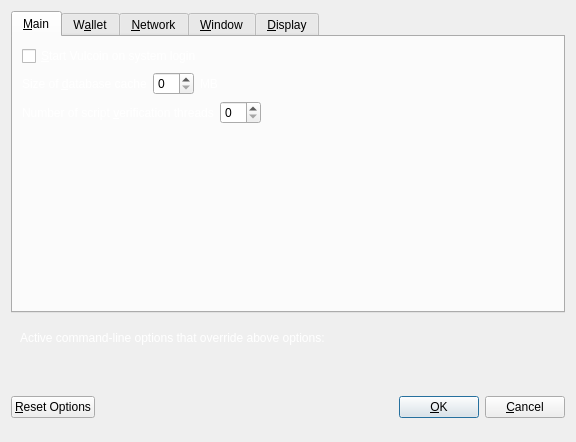
<?xml version="1.0" encoding="UTF-8"?>
<ui version="4.0">
 <class>OptionsDialog</class>
 <widget class="QDialog" name="OptionsDialog">
  <property name="geometry">
   <rect>
    <x>0</x>
    <y>0</y>
    <width>576</width>
    <height>442</height>
   </rect>
  </property>
  <property name="windowTitle">
   <string>Options</string>
  </property>
  <property name="modal">
   <bool>true</bool>
  </property>
  <layout class="QVBoxLayout" name="verticalLayout">
   <item>
    <widget class="QTabWidget" name="tabWidget">
     <property name="currentIndex">
      <number>0</number>
     </property>
     <widget class="QWidget" name="tabMain">
      <attribute name="title">
       <string>&amp;Main</string>
      </attribute>
      <layout class="QVBoxLayout" name="verticalLayout_Main">
       <item>
        <widget class="QCheckBox" name="bitcoinAtStartup">
         <property name="toolTip">
          <string>Automatically start Vulcoin after logging in to the system.</string>
         </property>
         <property name="styleSheet">
          <string notr="true">color:#fff;</string>
         </property>
         <property name="text">
          <string>&amp;Start Vulcoin on system login</string>
         </property>
        </widget>
       </item>
       <item>
        <layout class="QHBoxLayout" name="horizontalLayout_2_Main">
         <item>
          <widget class="QLabel" name="databaseCacheLabel">
           <property name="styleSheet">
            <string notr="true">color:#fff;</string>
           </property>
           <property name="text">
            <string>Size of &amp;database cache</string>
           </property>
           <property name="textFormat">
            <enum>Qt::PlainText</enum>
           </property>
           <property name="buddy">
            <cstring>databaseCache</cstring>
           </property>
          </widget>
         </item>
         <item>
          <widget class="QSpinBox" name="databaseCache"/>
         </item>
         <item>
          <widget class="QLabel" name="databaseCacheUnitLabel">
           <property name="styleSheet">
            <string notr="true">color:#fff;</string>
           </property>
           <property name="text">
            <string>MB</string>
           </property>
           <property name="textFormat">
            <enum>Qt::PlainText</enum>
           </property>
          </widget>
         </item>
         <item>
          <spacer name="horizontalSpacer_2_Main">
           <property name="orientation">
            <enum>Qt::Horizontal</enum>
           </property>
           <property name="sizeHint" stdset="0">
            <size>
             <width>40</width>
             <height>20</height>
            </size>
           </property>
          </spacer>
         </item>
        </layout>
       </item>
       <item>
        <layout class="QHBoxLayout" name="horizontalLayout_3_Main">
         <item>
          <widget class="QLabel" name="threadsScriptVerifLabel">
           <property name="styleSheet">
            <string notr="true">color:#fff;</string>
           </property>
           <property name="text">
            <string>Number of script &amp;verification threads</string>
           </property>
           <property name="textFormat">
            <enum>Qt::PlainText</enum>
           </property>
           <property name="buddy">
            <cstring>threadsScriptVerif</cstring>
           </property>
          </widget>
         </item>
         <item>
          <widget class="QSpinBox" name="threadsScriptVerif">
           <property name="toolTip">
            <string>(0 = auto, &lt;0 = leave that many cores free)</string>
           </property>
          </widget>
         </item>
         <item>
          <spacer name="horizontalSpacer_3_Main">
           <property name="orientation">
            <enum>Qt::Horizontal</enum>
           </property>
           <property name="sizeHint" stdset="0">
            <size>
             <width>40</width>
             <height>20</height>
            </size>
           </property>
          </spacer>
         </item>
        </layout>
       </item>
       <item>
        <spacer name="verticalSpacer_2">
         <property name="orientation">
          <enum>Qt::Vertical</enum>
         </property>
         <property name="sizeHint" stdset="0">
          <size>
           <width>20</width>
           <height>40</height>
          </size>
         </property>
        </spacer>
       </item>
      </layout>
     </widget>
     <widget class="QWidget" name="tabWallet">
      <attribute name="title">
       <string>W&amp;allet</string>
      </attribute>
      <layout class="QVBoxLayout" name="verticalLayout_Wallet">
       <item>
        <layout class="QHBoxLayout" name="horizontalLayout_2_Wallet">
         <item>
          <widget class="QLabel" name="labelStakeSplitThresholdText">
           <property name="styleSheet">
            <string notr="true">color:#fff;</string>
           </property>
           <property name="text">
            <string>Stake split threshold:</string>
           </property>
          </widget>
         </item>
         <item>
          <widget class="QSpinBox" name="spinBoxStakeSplitThreshold">
           <property name="minimum">
            <number>1</number>
           </property>
           <property name="maximum">
            <number>999999</number>
           </property>
          </widget>
         </item>
        </layout>
       </item>
       <item>
        <widget class="QGroupBox" name="groupBox">
         <property name="styleSheet">
          <string notr="true">color:#fff;</string>
         </property>
         <property name="title">
          <string>Expert</string>
         </property>
         <layout class="QVBoxLayout" name="verticalLayout_2">
          <item>
           <widget class="QCheckBox" name="coinControlFeatures">
            <property name="toolTip">
             <string>Whether to show coin control features or not.</string>
            </property>
            <property name="styleSheet">
             <string notr="true">color:#fff;</string>
            </property>
            <property name="text">
             <string>Enable coin &amp;control features</string>
            </property>
           </widget>
          </item>
          <item>
           <widget class="QCheckBox" name="showMasternodesTab">
            <property name="toolTip">
             <string>Show additional tab listing all your masternodes in first sub-tab&lt;br/&gt;and all masternodes on the network in second sub-tab.</string>
            </property>
            <property name="styleSheet">
             <string notr="true">color:#fff;</string>
            </property>
            <property name="text">
             <string>Show Masternodes Tab</string>
            </property>
           </widget>
          </item>
          <item>
           <widget class="QCheckBox" name="spendZeroConfChange">
            <property name="toolTip">
             <string>If you disable the spending of unconfirmed change, the change from a transaction&lt;br/&gt;cannot be used until that transaction has at least one confirmation.&lt;br/&gt;This also affects how your balance is computed.</string>
            </property>
            <property name="styleSheet">
             <string notr="true">color:#fff;</string>
            </property>
            <property name="text">
             <string>&amp;Spend unconfirmed change</string>
            </property>
           </widget>
          </item>
         </layout>
        </widget>
       </item>
       <item>
        <spacer name="verticalSpacer_Wallet">
         <property name="orientation">
          <enum>Qt::Vertical</enum>
         </property>
         <property name="sizeHint" stdset="0">
          <size>
           <width>20</width>
           <height>40</height>
          </size>
         </property>
        </spacer>
       </item>
      </layout>
     </widget>
     <widget class="QWidget" name="tabNetwork">
      <attribute name="title">
       <string>&amp;Network</string>
      </attribute>
      <layout class="QVBoxLayout" name="verticalLayout_Network">
       <item>
        <widget class="QCheckBox" name="mapPortUpnp">
         <property name="toolTip">
          <string>Automatically open the Vulcoin client port on the router. This only works when your router supports UPnP and it is enabled.</string>
         </property>
         <property name="styleSheet">
          <string notr="true">color:#fff;</string>
         </property>
         <property name="text">
          <string>Map port using &amp;UPnP</string>
         </property>
        </widget>
       </item>
       <item>
        <widget class="QCheckBox" name="allowIncoming">
         <property name="toolTip">
          <string>Accept connections from outside</string>
         </property>
         <property name="styleSheet">
          <string notr="true">color:#fff;</string>
         </property>
         <property name="text">
          <string>Allow incoming connections</string>
         </property>
        </widget>
       </item>
       <item>
        <widget class="QCheckBox" name="connectSocks">
         <property name="toolTip">
          <string>Connect to the Vulcoin network through a SOCKS5 proxy.</string>
         </property>
         <property name="styleSheet">
          <string notr="true">color:#fff;</string>
         </property>
         <property name="text">
          <string>&amp;Connect through SOCKS5 proxy (default proxy):</string>
         </property>
        </widget>
       </item>
       <item>
        <layout class="QHBoxLayout" name="horizontalLayout_1_Network">
         <item>
          <widget class="QLabel" name="proxyIpLabel">
           <property name="styleSheet">
            <string notr="true">color:#fff;</string>
           </property>
           <property name="text">
            <string>Proxy &amp;IP:</string>
           </property>
           <property name="textFormat">
            <enum>Qt::PlainText</enum>
           </property>
           <property name="buddy">
            <cstring>proxyIp</cstring>
           </property>
          </widget>
         </item>
         <item>
          <widget class="QValidatedLineEdit" name="proxyIp">
           <property name="minimumSize">
            <size>
             <width>140</width>
             <height>0</height>
            </size>
           </property>
           <property name="maximumSize">
            <size>
             <width>140</width>
             <height>16777215</height>
            </size>
           </property>
           <property name="toolTip">
            <string>IP address of the proxy (e.g. IPv4: 127.0.0.1 / IPv6: ::1)</string>
           </property>
          </widget>
         </item>
         <item>
          <widget class="QLabel" name="proxyPortLabel">
           <property name="styleSheet">
            <string notr="true">color:#fff;</string>
           </property>
           <property name="text">
            <string>&amp;Port:</string>
           </property>
           <property name="textFormat">
            <enum>Qt::PlainText</enum>
           </property>
           <property name="buddy">
            <cstring>proxyPort</cstring>
           </property>
          </widget>
         </item>
         <item>
          <widget class="QLineEdit" name="proxyPort">
           <property name="minimumSize">
            <size>
             <width>55</width>
             <height>0</height>
            </size>
           </property>
           <property name="maximumSize">
            <size>
             <width>55</width>
             <height>16777215</height>
            </size>
           </property>
           <property name="toolTip">
            <string>Port of the proxy (e.g. 9050)</string>
           </property>
          </widget>
         </item>
         <item>
          <spacer name="horizontalSpacer_1_Network">
           <property name="orientation">
            <enum>Qt::Horizontal</enum>
           </property>
           <property name="sizeHint" stdset="0">
            <size>
             <width>40</width>
             <height>20</height>
            </size>
           </property>
          </spacer>
         </item>
        </layout>
       </item>
       <item>
        <spacer name="verticalSpacer_Network">
         <property name="orientation">
          <enum>Qt::Vertical</enum>
         </property>
         <property name="sizeHint" stdset="0">
          <size>
           <width>20</width>
           <height>40</height>
          </size>
         </property>
        </spacer>
       </item>
      </layout>
     </widget>
     <widget class="QWidget" name="tabWindow">
      <attribute name="title">
       <string>&amp;Window</string>
      </attribute>
      <layout class="QVBoxLayout" name="verticalLayout_Window">
       <item>
        <widget class="QCheckBox" name="minimizeToTray">
         <property name="toolTip">
          <string>Show only a tray icon after minimizing the window.</string>
         </property>
         <property name="styleSheet">
          <string notr="true">color:#fff;</string>
         </property>
         <property name="text">
          <string>&amp;Minimize to the tray instead of the taskbar</string>
         </property>
        </widget>
       </item>
       <item>
        <widget class="QCheckBox" name="minimizeOnClose">
         <property name="toolTip">
          <string>Minimize instead of exit the application when the window is closed. When this option is enabled, the application will be closed only after selecting Quit in the menu.</string>
         </property>
         <property name="styleSheet">
          <string notr="true">color:#fff;</string>
         </property>
         <property name="text">
          <string>M&amp;inimize on close</string>
         </property>
        </widget>
       </item>
       <item>
        <spacer name="verticalSpacer_Window">
         <property name="orientation">
          <enum>Qt::Vertical</enum>
         </property>
         <property name="sizeHint" stdset="0">
          <size>
           <width>20</width>
           <height>40</height>
          </size>
         </property>
        </spacer>
       </item>
      </layout>
     </widget>
     <widget class="QWidget" name="tabDisplay">
      <attribute name="title">
       <string>&amp;Display</string>
      </attribute>
      <layout class="QVBoxLayout" name="verticalLayout_Display">
       <item>
        <layout class="QHBoxLayout" name="horizontalLayout_1_Display">
         <item>
          <widget class="QLabel" name="langLabel">
           <property name="styleSheet">
            <string notr="true">color:#fff;</string>
           </property>
           <property name="text">
            <string>User Interface &amp;language:</string>
           </property>
           <property name="textFormat">
            <enum>Qt::PlainText</enum>
           </property>
           <property name="buddy">
            <cstring>lang</cstring>
           </property>
          </widget>
         </item>
         <item>
          <widget class="QValueComboBox" name="lang">
           <property name="toolTip">
            <string>The user interface language can be set here. This setting will take effect after restarting Vulcoin.</string>
           </property>
          </widget>
         </item>
        </layout>
       </item>
       <item>
        <widget class="Line" name="line">
         <property name="orientation">
          <enum>Qt::Horizontal</enum>
         </property>
        </widget>
       </item>
       <item>
        <layout class="QHBoxLayout" name="horizontalLayout_2_Display">
         <item>
          <widget class="QLabel" name="unitLabel">
           <property name="styleSheet">
            <string notr="true">color:#fff;</string>
           </property>
           <property name="text">
            <string>&amp;Unit to show amounts in:</string>
           </property>
           <property name="textFormat">
            <enum>Qt::PlainText</enum>
           </property>
           <property name="buddy">
            <cstring>unit</cstring>
           </property>
          </widget>
         </item>
         <item>
          <widget class="QValueComboBox" name="unit">
           <property name="toolTip">
            <string>Choose the default subdivision unit to show in the interface and when sending coins.</string>
           </property>
          </widget>
         </item>
        </layout>
       </item>
       <item>
        <layout class="QHBoxLayout" name="horizontalLayout_5_Display">
         <item>
          <widget class="QLabel" name="digitsLabel">
           <property name="styleSheet">
            <string notr="true">color:#fff;</string>
           </property>
           <property name="text">
            <string>Decimal digits</string>
           </property>
          </widget>
         </item>
         <item>
          <widget class="QValueComboBox" name="digits"/>
         </item>
        </layout>
       </item>
       <item>
        <layout class="QHBoxLayout" name="horizontalLayout_3_Display">
         <item>
          <widget class="QLabel" name="thirdPartyTxUrlsLabel">
           <property name="toolTip">
            <string>Third party URLs (e.g. a block explorer) that appear in the transactions tab as context menu items. %s in the URL is replaced by transaction hash. Multiple URLs are separated by vertical bar |.</string>
           </property>
           <property name="styleSheet">
            <string notr="true">color:#fff;</string>
           </property>
           <property name="text">
            <string>Third party transaction URLs</string>
           </property>
           <property name="buddy">
            <cstring>thirdPartyTxUrls</cstring>
           </property>
          </widget>
         </item>
         <item>
          <widget class="QLineEdit" name="thirdPartyTxUrls">
           <property name="toolTip">
            <string>Third party URLs (e.g. a block explorer) that appear in the transactions tab as context menu items. %s in the URL is replaced by transaction hash. Multiple URLs are separated by vertical bar |.</string>
           </property>
          </widget>
         </item>
        </layout>
       </item>
       <item>
        <spacer name="verticalSpacer">
         <property name="orientation">
          <enum>Qt::Vertical</enum>
         </property>
         <property name="sizeHint" stdset="0">
          <size>
           <width>20</width>
           <height>40</height>
          </size>
         </property>
        </spacer>
       </item>
      </layout>
     </widget>
    </widget>
   </item>
   <item>
    <widget class="QFrame" name="frame">
     <layout class="QVBoxLayout" name="verticalLayout_Bottom">
      <item>
       <layout class="QHBoxLayout" name="horizontalLayout_Bottom">
        <item>
         <widget class="QLabel" name="overriddenByCommandLineInfoLabel">
          <property name="styleSheet">
           <string notr="true">color:#fff;</string>
          </property>
          <property name="text">
           <string>Active command-line options that override above options:</string>
          </property>
          <property name="textFormat">
           <enum>Qt::PlainText</enum>
          </property>
         </widget>
        </item>
        <item>
         <spacer name="horizontalSpacer_Bottom">
          <property name="orientation">
           <enum>Qt::Horizontal</enum>
          </property>
          <property name="sizeHint" stdset="0">
           <size>
            <width>40</width>
            <height>20</height>
           </size>
          </property>
         </spacer>
        </item>
       </layout>
      </item>
      <item>
       <widget class="QLabel" name="overriddenByCommandLineLabel">
        <property name="text">
         <string/>
        </property>
        <property name="textFormat">
         <enum>Qt::PlainText</enum>
        </property>
        <property name="wordWrap">
         <bool>true</bool>
        </property>
       </widget>
      </item>
     </layout>
    </widget>
   </item>
   <item>
    <layout class="QHBoxLayout" name="horizontalLayout_Buttons">
     <item>
      <widget class="QPushButton" name="resetButton">
       <property name="toolTip">
        <string>Reset all client options to default.</string>
       </property>
       <property name="text">
        <string>&amp;Reset Options</string>
       </property>
       <property name="autoDefault">
        <bool>false</bool>
       </property>
      </widget>
     </item>
     <item>
      <spacer name="horizontalSpacer_1">
       <property name="orientation">
        <enum>Qt::Horizontal</enum>
       </property>
       <property name="sizeHint" stdset="0">
        <size>
         <width>40</width>
         <height>48</height>
        </size>
       </property>
      </spacer>
     </item>
     <item>
      <widget class="QLabel" name="statusLabel">
       <property name="minimumSize">
        <size>
         <width>200</width>
         <height>0</height>
        </size>
       </property>
       <property name="font">
        <font>
         <weight>75</weight>
         <bold>true</bold>
        </font>
       </property>
       <property name="text">
        <string/>
       </property>
       <property name="textFormat">
        <enum>Qt::PlainText</enum>
       </property>
       <property name="wordWrap">
        <bool>true</bool>
       </property>
      </widget>
     </item>
     <item>
      <spacer name="horizontalSpacer_2">
       <property name="orientation">
        <enum>Qt::Horizontal</enum>
       </property>
       <property name="sizeHint" stdset="0">
        <size>
         <width>40</width>
         <height>48</height>
        </size>
       </property>
      </spacer>
     </item>
     <item>
      <widget class="QPushButton" name="okButton">
       <property name="text">
        <string>&amp;OK</string>
       </property>
       <property name="autoDefault">
        <bool>false</bool>
       </property>
       <property name="default">
        <bool>true</bool>
       </property>
      </widget>
     </item>
     <item>
      <widget class="QPushButton" name="cancelButton">
       <property name="text">
        <string>&amp;Cancel</string>
       </property>
       <property name="autoDefault">
        <bool>false</bool>
       </property>
      </widget>
     </item>
    </layout>
   </item>
  </layout>
 </widget>
 <customwidgets>
  <customwidget>
   <class>QValidatedLineEdit</class>
   <extends>QLineEdit</extends>
   <header>qvalidatedlineedit.h</header>
  </customwidget>
  <customwidget>
   <class>QValueComboBox</class>
   <extends>QComboBox</extends>
   <header>qvaluecombobox.h</header>
  </customwidget>
 </customwidgets>
 <resources/>
 <connections/>
</ui>
